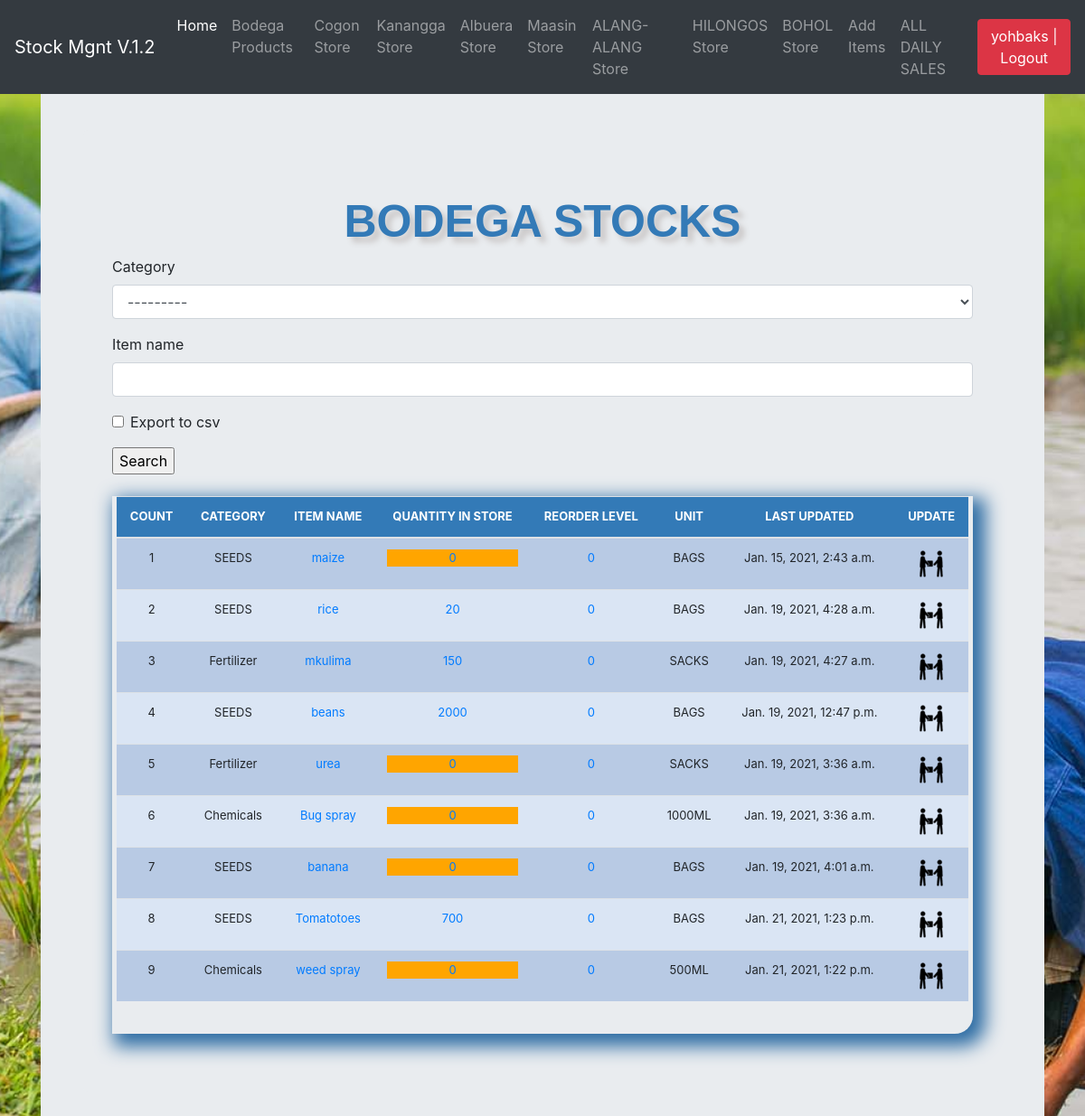
Page /list_items/ (signed in) on the earlier database version.
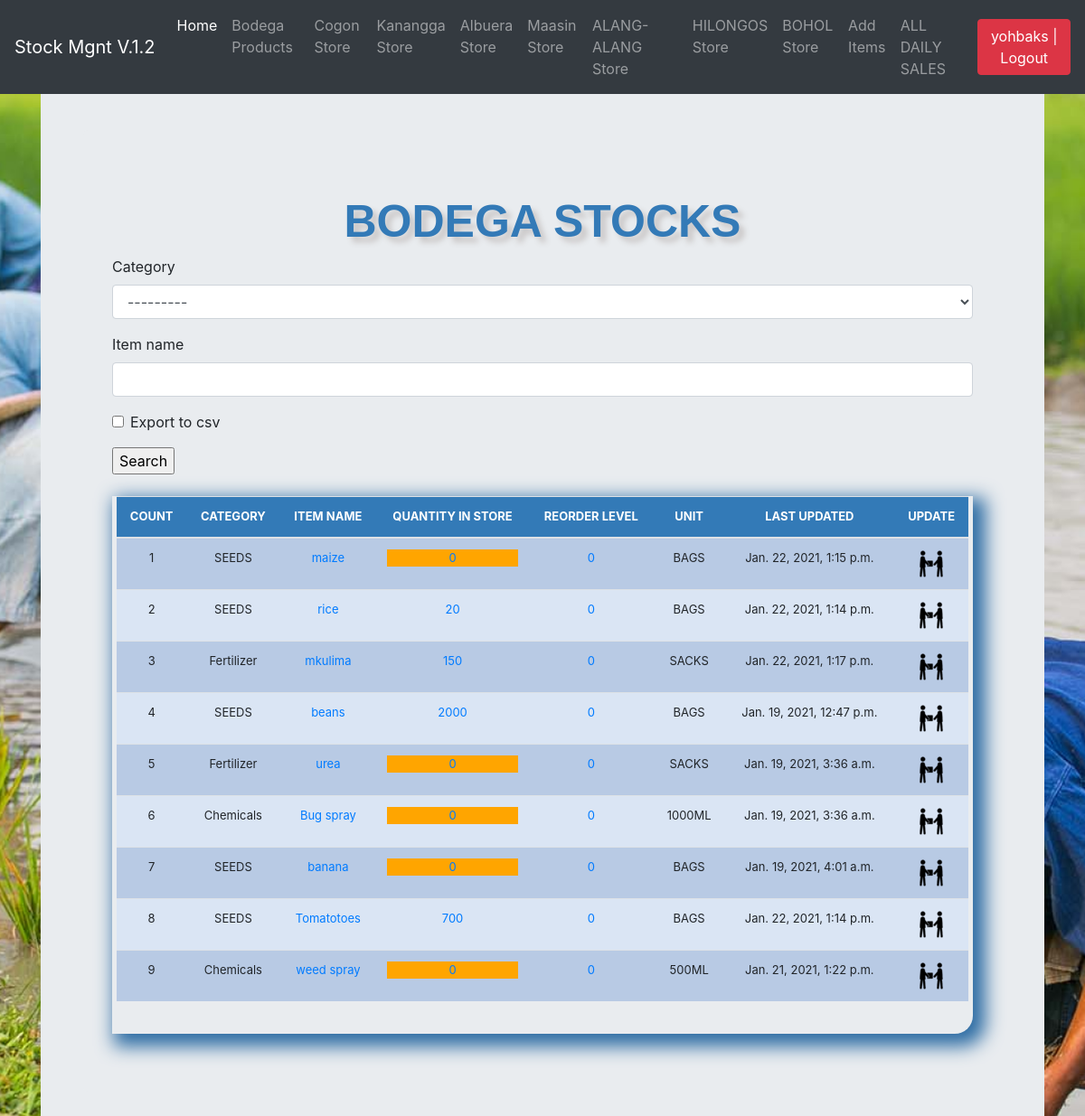
Same page on the later database version.
### stockmgmt/models.py (models this page shows, shortened)
class Stock(models.Model):
    category = models.ForeignKey(Category, on_delete=models.CASCADE, blank=True)
    sub_category = models.ForeignKey(SubCategory, on_delete=models.CASCADE, blank=True,null=True,verbose_name='UNIT')
    item_name = models.CharField(max_length=50, blank=True, null=True)
    quantity = models.IntegerField(default='0', blank=True, null=True)
    receive_quantity = models.IntegerField(default='0', blank=True, null=True)
    receive_by = models.CharField(max_length=50, blank=True, null=True)
    issue_quantity = models.IntegerField(default='0', blank=True, null=True)
    issue_by = models.CharField(max_length=50, blank=True, null=True, choices=issue_to_category)
    issue_by_model = models.ForeignKey(All_Store, on_delete=models.CASCADE, blank=True, null=True,
                                       related_name='issue_to_model')
    ordered_items=models.IntegerField(blank=True, null=True,default=0,verbose_name='Number of items')
    issue_to = models.CharField(max_length=50, blank=True, null=True, choices=issue_to_category)
    issue_to_model = models.ForeignKey(All_Store, on_delete=models.CASCADE, blank=True, null=True,
                                       related_name='issue_by_model')
    phone_number = models.CharField(max_length=50, blank=True, null=True)
    created_by = models.CharField(max_length=50, blank=True, null=True)
    reorder_level = models.IntegerField(default='0', blank=True, null=True)
    last_updated = models.DateTimeField(auto_now_add=False, auto_now=True)
    timestamp = models.DateTimeField(auto_now_add=True, auto_now=False)
    price = models.IntegerField(default='0', blank=True, null=True)

class Category(models.Model):
    name = models.CharField(max_length=50, blank=True, null=True)
    def __str__(self):
        return self.name

class SubCategory(models.Model):
    category=models.ForeignKey(Category,on_delete=models.CASCADE,related_name='stock_Categories')
    name=models.CharField(max_length=100,db_index=True)

### stockmgmt/views.py (the view, shortened to what this page needs)
# urls.py: path('list_items/', views.list_items, name='list_items'),
@login_required
def list_items(request):
    header = 'BODEGA STOCKS'
    form = StockSearchForm(request.POST or None)
    queryset = Stock.objects.all()
    all_store = All_Store.objects.all()
    page = request.GET.get('page', 1)
    paginator = Paginator(queryset, 10)
    try:
        page_queryset = paginator.page(page)
    except PageNotAnInteger:
        page_queryset = paginator.page(1)
    except EmptyPage:
        page_queryset = paginator.page(paginator.num_pages)
    context = {
        "header": header,
        "queryset": page_queryset,
        'stores':all_store,
        "form": form,
    }
    return render(request, "list_items.html", context)

### stockmgmt/forms.py
class StockSearchForm(forms.ModelForm):
    export_to_CSV = forms.BooleanField(required=False) # code ni siya sa pag export sa excel
    class Meta:
     model = Stock
     fields = ['category', 'item_name']

### stockmgmt/models.py (called while the page is built)
    def get_absolute_url(self):
        return reverse('store', kwargs={'slug': self.slug})

### stockmgmt/templates/list_items.html (shortened to what this page needs)
{% extends "base.html" %}
{% load crispy_forms_tags %}
{% load static %}
{% block body %}
<main role="main" class="container">
  <div class="jumbotron">
      <div class="header"> {{header}}</div>
    	<form method='POST' action=''>{% csrf_token %}
		{{form|crispy}}
        <input type="submit" value='Search'/>
    </form>
      <div class="display_table">
    <table class='table'>
        <thead>
          <tr>
            <th>COUNT</th>
            <th>CATEGORY</th>
            <th>ITEM NAME</th>
            <th>QUANTITY IN STORE</th>
            <th>REORDER LEVEL</th>
            <th>UNIT</th>
            <th>LAST UPDATED</th>
            <th>UPDATE</th>
          </tr>
        </thead>
      {% for instance in queryset %}
          <tr>
            <td>{{forloop.counter}}</td>
            <td>{{instance.category}}</td>
            <td><a href="{% url 'update_items' instance.id %}">{{instance.item_name}}</a></td>
            <td>
                  {% if instance.quantity <= instance.reorder_level %}
                  <div style="background-color: orange;">
                      <a href="{% url 'stock_detail' instance.id %}">{{instance.quantity}}</a></div>
                  {% else %}
                <a href="{% url 'stock_detail' instance.id %}">{{instance.quantity}}</a>
                  {% endif %}
            </td>
            <td><a href="{% url 'reorder_level' instance.id %}">{{instance.reorder_level}}</a></td>
            <td>{{instance.sub_category.name}}</td>
            <td>{{instance.last_updated}}</td>
            <td>
                <a href="{% url 'stock_detail' instance.id %}"><img src="{% static 'img/update.png' %}"></a>
            </td>
          </tr>
      {% endfor %}
    </table>
    </div>
  </div>
</main>
{% endblock %}

Differences in the rows shown:
changed Stock "maize": last_updated "Jan. 15, 2021, 2:43 a.m." → "Jan. 22, 2021, 1:15 p.m."
changed Stock "rice": last_updated "Jan. 19, 2021, 4:28 a.m." → "Jan. 22, 2021, 1:14 p.m."
changed Stock "mkulima": last_updated "Jan. 19, 2021, 4:27 a.m." → "Jan. 22, 2021, 1:17 p.m."
changed Stock "Tomatotoes": last_updated "Jan. 21, 2021, 1:23 p.m." → "Jan. 22, 2021, 1:14 p.m."
